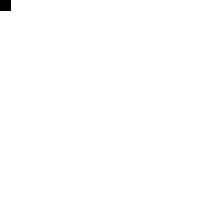
Frame 1 (no input)
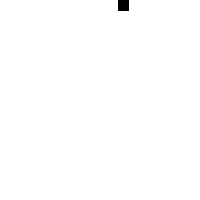
Frame 60 (the mouse pressed at the canvas centre just before this capture)
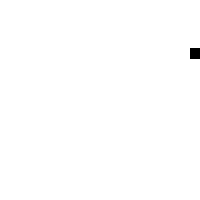
Frame 120 (the mouse held since frame 60 and released just before this capture)

The Processing sketch that drew these frames (run headless with seeded random() and noise(); from frame 60 on, the mouse is pressed at the canvas centre):

// Processing sketch: processing_177130
// ── processing_177130.pde

int x = 0;
int y = 0;
int speed = 2;
int state = 0;

void setup() {
  size(200, 200);
}
void draw() {
  background(255);
  fill(0);
  rect(x, y, 10, 10);

  if (state == 0) {
    x = x + speed;
    if (x > width - 10) {
      x = width - 10;
      state = 1;
    }
  }
  if (state == 1) {
    y = y + speed;
    if (y > height - 10) {
      y = height - 10;
      state = 2;
    }
  }
  if (state == 2) {
    x = x -speed;
    if (x < 0) {
      x = 0;
      state = 3;
    }
  }
  if (state == 3) {
    y = y - speed;
    if (y < 0) {
      y = 0;
      state = 0;
    }
  }
}
